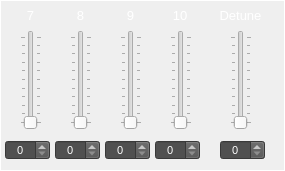
     <widget class="CustomFrame" name="frame__PAD_Haromonys7_10">
      <property name="geometry">
       <rect>
        <x>662</x>
        <y>190</y>
        <width>285</width>
        <height>171</height>
       </rect>
      </property>
      <property name="styleSheet">
       <string notr="true">color: rgb(255, 255, 255);</string>
      </property>
      <property name="frameShape">
       <enum>QFrame::Panel</enum>
      </property>
      <property name="frameShadow">
       <enum>QFrame::Plain</enum>
      </property>
      <property name="midLineWidth">
       <number>1</number>
      </property>
      <widget class="QLabel" name="label_399">
       <property name="geometry">
        <rect>
         <x>15</x>
         <y>5</y>
         <width>31</width>
         <height>21</height>
        </rect>
       </property>
       <property name="font">
        <font>
         <pointsize>10</pointsize>
        </font>
       </property>
       <property name="styleSheet">
        <string notr="true">color: rgb(255, 255, 255);</string>
       </property>
       <property name="text">
        <string>7</string>
       </property>
       <property name="alignment">
        <set>Qt::AlignCenter</set>
       </property>
      </widget>
      <widget class="QSpinBox" name="spinBox_PadHarmony_7">
       <property name="geometry">
        <rect>
         <x>5</x>
         <y>140</y>
         <width>45</width>
         <height>20</height>
        </rect>
       </property>
       <property name="font">
        <font>
         <pointsize>8</pointsize>
        </font>
       </property>
       <property name="focusPolicy">
        <enum>Qt::NoFocus</enum>
       </property>
       <property name="styleSheet">
        <string notr="true">background-color: rgb(80,80,80);
color: rgb(255, 255, 255);</string>
       </property>
       <property name="alignment">
        <set>Qt::AlignCenter</set>
       </property>
       <property name="readOnly">
        <bool>false</bool>
       </property>
       <property name="accelerated">
        <bool>true</bool>
       </property>
       <property name="maximum">
        <number>100</number>
       </property>
       <property name="value">
        <number>0</number>
       </property>
      </widget>
      <widget class="CustomVerticalSlider" name="verticalSlider_PadHarmony_7">
       <property name="geometry">
        <rect>
         <x>20</x>
         <y>30</y>
         <width>22</width>
         <height>100</height>
        </rect>
       </property>
       <property name="orientation">
        <enum>Qt::Vertical</enum>
       </property>
       <property name="tickPosition">
        <enum>QSlider::TicksBothSides</enum>
       </property>
       <property name="tickInterval">
        <number>10</number>
       </property>
      </widget>
      <widget class="QSpinBox" name="spinBox_PadHarmony_8">
       <property name="geometry">
        <rect>
         <x>55</x>
         <y>140</y>
         <width>45</width>
         <height>20</height>
        </rect>
       </property>
       <property name="font">
        <font>
         <pointsize>8</pointsize>
        </font>
       </property>
       <property name="focusPolicy">
        <enum>Qt::NoFocus</enum>
       </property>
       <property name="styleSheet">
        <string notr="true">background-color: rgb(80,80,80);
color: rgb(255, 255, 255);</string>
       </property>
       <property name="alignment">
        <set>Qt::AlignCenter</set>
       </property>
       <property name="readOnly">
        <bool>false</bool>
       </property>
       <property name="accelerated">
        <bool>true</bool>
       </property>
       <property name="maximum">
        <number>100</number>
       </property>
       <property name="value">
        <number>0</number>
       </property>
      </widget>
      <widget class="QSpinBox" name="spinBox_PadHarmony_9">
       <property name="geometry">
        <rect>
         <x>105</x>
         <y>140</y>
         <width>45</width>
         <height>20</height>
        </rect>
       </property>
       <property name="font">
        <font>
         <pointsize>8</pointsize>
        </font>
       </property>
       <property name="focusPolicy">
        <enum>Qt::NoFocus</enum>
       </property>
       <property name="styleSheet">
        <string notr="true">background-color: rgb(80,80,80);
color: rgb(255, 255, 255);</string>
       </property>
       <property name="alignment">
        <set>Qt::AlignCenter</set>
       </property>
       <property name="readOnly">
        <bool>false</bool>
       </property>
       <property name="accelerated">
        <bool>true</bool>
       </property>
       <property name="maximum">
        <number>100</number>
       </property>
       <property name="value">
        <number>0</number>
       </property>
      </widget>
      <widget class="QSpinBox" name="spinBox_PadHarmony_10">
       <property name="geometry">
        <rect>
         <x>155</x>
         <y>140</y>
         <width>45</width>
         <height>20</height>
        </rect>
       </property>
       <property name="font">
        <font>
         <pointsize>8</pointsize>
        </font>
       </property>
       <property name="focusPolicy">
        <enum>Qt::NoFocus</enum>
       </property>
       <property name="styleSheet">
        <string notr="true">background-color: rgb(80,80,80);
color: rgb(255, 255, 255);</string>
       </property>
       <property name="alignment">
        <set>Qt::AlignCenter</set>
       </property>
       <property name="readOnly">
        <bool>false</bool>
       </property>
       <property name="accelerated">
        <bool>true</bool>
       </property>
       <property name="maximum">
        <number>100</number>
       </property>
       <property name="value">
        <number>0</number>
       </property>
      </widget>
      <widget class="QSpinBox" name="spinBox_PadHarmonyDetune">
       <property name="geometry">
        <rect>
         <x>220</x>
         <y>140</y>
         <width>45</width>
         <height>20</height>
        </rect>
       </property>
       <property name="font">
        <font>
         <pointsize>8</pointsize>
        </font>
       </property>
       <property name="focusPolicy">
        <enum>Qt::NoFocus</enum>
       </property>
       <property name="styleSheet">
        <string notr="true">background-color: rgb(80,80,80);
color: rgb(255, 255, 255);</string>
       </property>
       <property name="alignment">
        <set>Qt::AlignCenter</set>
       </property>
       <property name="readOnly">
        <bool>false</bool>
       </property>
       <property name="accelerated">
        <bool>true</bool>
       </property>
       <property name="maximum">
        <number>100</number>
       </property>
       <property name="value">
        <number>0</number>
       </property>
      </widget>
      <widget class="CustomVerticalSlider" name="verticalSlider_PadHarmony_8">
       <property name="geometry">
        <rect>
         <x>70</x>
         <y>30</y>
         <width>22</width>
         <height>100</height>
        </rect>
       </property>
       <property name="orientation">
        <enum>Qt::Vertical</enum>
       </property>
       <property name="tickPosition">
        <enum>QSlider::TicksBothSides</enum>
       </property>
       <property name="tickInterval">
        <number>10</number>
       </property>
      </widget>
      <widget class="CustomVerticalSlider" name="verticalSlider_PadHarmony_9">
       <property name="geometry">
        <rect>
         <x>120</x>
         <y>30</y>
         <width>22</width>
         <height>100</height>
        </rect>
       </property>
       <property name="orientation">
        <enum>Qt::Vertical</enum>
       </property>
       <property name="tickPosition">
        <enum>QSlider::TicksBothSides</enum>
       </property>
       <property name="tickInterval">
        <number>10</number>
       </property>
      </widget>
      <widget class="CustomVerticalSlider" name="verticalSlider_PadHarmony_10">
       <property name="geometry">
        <rect>
         <x>170</x>
         <y>30</y>
         <width>22</width>
         <height>100</height>
        </rect>
       </property>
       <property name="orientation">
        <enum>Qt::Vertical</enum>
       </property>
       <property name="tickPosition">
        <enum>QSlider::TicksBothSides</enum>
       </property>
       <property name="tickInterval">
        <number>10</number>
       </property>
      </widget>
      <widget class="CustomVerticalSlider" name="verticalSlider_PadHarmonyDetune">
       <property name="geometry">
        <rect>
         <x>230</x>
         <y>30</y>
         <width>22</width>
         <height>100</height>
        </rect>
       </property>
       <property name="orientation">
        <enum>Qt::Vertical</enum>
       </property>
       <property name="tickPosition">
        <enum>QSlider::TicksBothSides</enum>
       </property>
       <property name="tickInterval">
        <number>10</number>
       </property>
      </widget>
      <widget class="QLabel" name="label_400">
       <property name="geometry">
        <rect>
         <x>65</x>
         <y>5</y>
         <width>31</width>
         <height>21</height>
        </rect>
       </property>
       <property name="font">
        <font>
         <pointsize>10</pointsize>
        </font>
       </property>
       <property name="styleSheet">
        <string notr="true">color: rgb(255, 255, 255);</string>
       </property>
       <property name="text">
        <string>8</string>
       </property>
       <property name="alignment">
        <set>Qt::AlignCenter</set>
       </property>
      </widget>
      <widget class="QLabel" name="label_401">
       <property name="geometry">
        <rect>
         <x>115</x>
         <y>5</y>
         <width>31</width>
         <height>21</height>
        </rect>
       </property>
       <property name="font">
        <font>
         <pointsize>10</pointsize>
        </font>
       </property>
       <property name="styleSheet">
        <string notr="true">color: rgb(255, 255, 255);</string>
       </property>
       <property name="text">
        <string>9</string>
       </property>
       <property name="alignment">
        <set>Qt::AlignCenter</set>
       </property>
      </widget>
      <widget class="QLabel" name="label_402">
       <property name="geometry">
        <rect>
         <x>140</x>
         <y>5</y>
         <width>80</width>
         <height>21</height>
        </rect>
       </property>
       <property name="font">
        <font>
         <pointsize>10</pointsize>
        </font>
       </property>
       <property name="styleSheet">
        <string notr="true">color: rgb(255, 255, 255);</string>
       </property>
       <property name="text">
        <string>10</string>
       </property>
       <property name="alignment">
        <set>Qt::AlignCenter</set>
       </property>
      </widget>
      <widget class="QLabel" name="label_403">
       <property name="geometry">
        <rect>
         <x>213</x>
         <y>5</y>
         <width>55</width>
         <height>21</height>
        </rect>
       </property>
       <property name="font">
        <font>
         <pointsize>10</pointsize>
        </font>
       </property>
       <property name="styleSheet">
        <string notr="true">color: rgb(255, 255, 255);</string>
       </property>
       <property name="text">
        <string>Detune</string>
       </property>
       <property name="alignment">
        <set>Qt::AlignCenter</set>
       </property>
      </widget>
     </widget>
